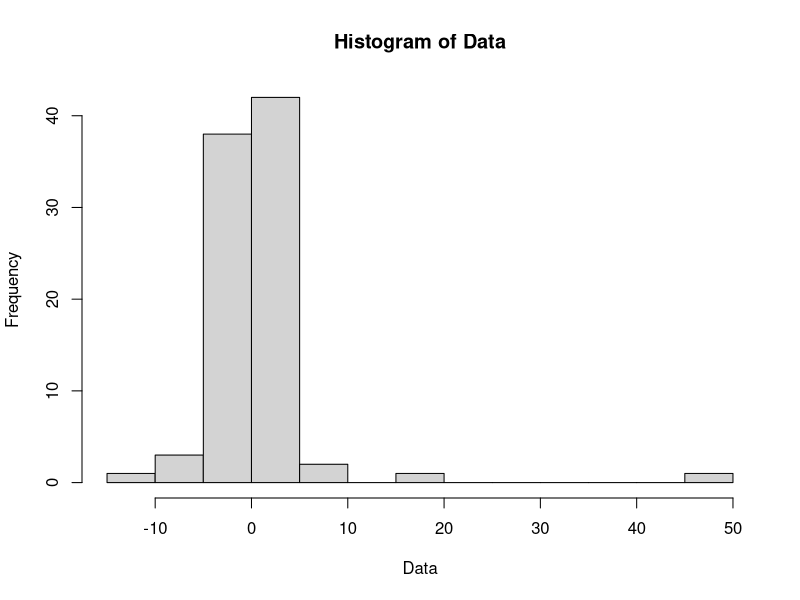
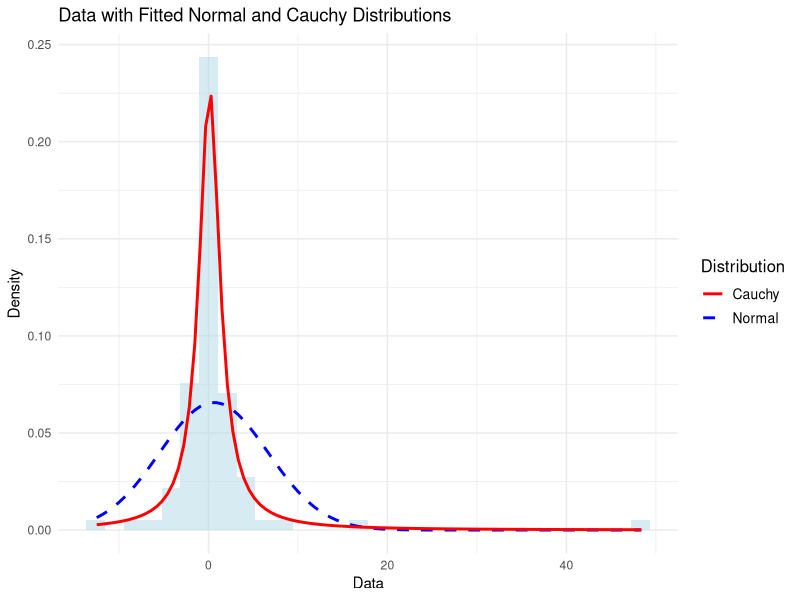
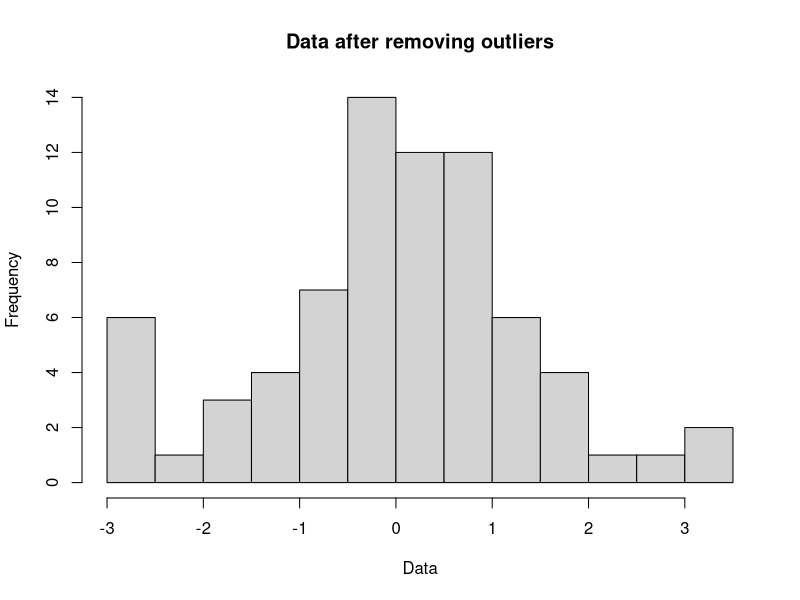
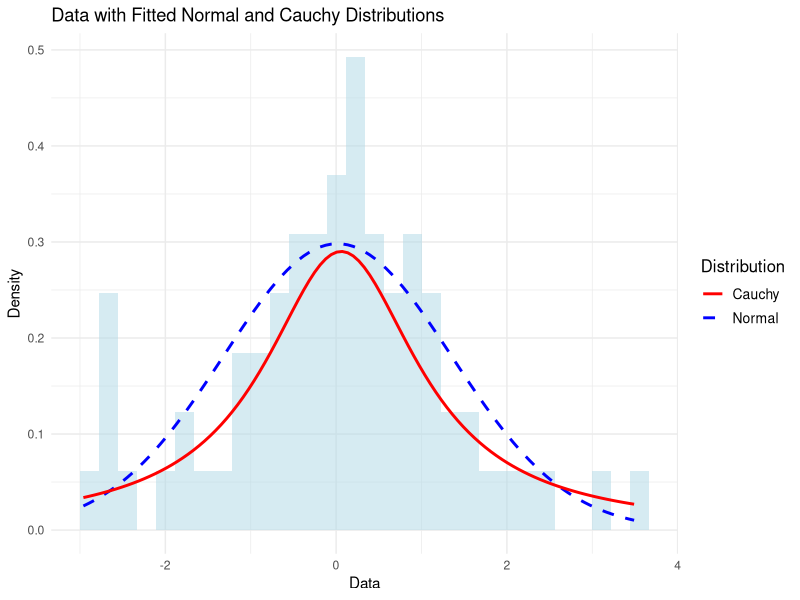

These figures' R source, in order:
## ---- chunk 1
# Setting X
X <- c(-0.48, -0.17, 0, 0.74, 0.9, -3.72, -0.39, -3.62,
       -2.54, 2.17, -2.02, -0.15, 0.53, -1.1, 0.16, -0.91,
       0.88, -0.03, 1.66, -12.49, -2.66, 0.53, -0.68, -3.8,
       4.07, 3.49, -0.46, 3.71, -1.12, 0.06, 1.81, 3.84,
       0.83, -0.23, 0.31, -0.21, -1.52, 0.44, 0.56, 0.32,
       1.91, 0.93, -0.36, -0.57, -2.96, -6.35, 1.28, -1.13,
       0.33, 0.8, 7.83, -1.78, -0.64, -2.6, 0.29, 3.13,
       -1.36, 1.2, -8.12, 0.75, 0.21, 1.44, 0, 48.37, -0.81,
       -5.03, 2.51, 0.04, -2.65, 0.37, -1.85, 6.98, 0.32,
       -0.76, -0.34, -0.26, 0.54, 1.09, 1.17, 1.62, 3.7, 16.54,
       -0.03, -0.79, 0.75, 0.33, -2.74, 1.08)

# Summary of X
summary(X)

# Checking outliers
hist(X, main = "Histogram of Data", xlab = "Data", breaks = 20)
## ---- chunk 2
# Monte Carlo Integration
compute_marginal_likelihood <- function(X, model, n_samples = 10000) {
  if (model == "normal") {
    # Using narrower prior for mu and half-normal prior for sigma
    mu_samples <- rnorm(n_samples, 0, 0.5)
    sigma_samples <- abs(rnorm(n_samples, 0, 0.5))  
    log_likelihoods <- sapply(1:n_samples, function(i) {
      # Log-likelihood for normal
      sum(dnorm(X, mean = mu_samples[i], sd = sigma_samples[i], log = TRUE))  
    })
  } else if (model == "cauchy") {
    # Using normal prior for location and gamma prior for scale
    x0_samples <- rnorm(n_samples, 0, 1)
    gamma_samples <- rgamma(n_samples, 2, 1)
    log_likelihoods <- sapply(1:n_samples, function(i) {
      # Log-likelihood for cauchy
      sum(dcauchy(X, location = x0_samples[i], scale = gamma_samples[i], log = TRUE))  
    })
  } else {
    stop("Invalid model specified!")
  }
  # Using exp to return marginal likelihood
  return(mean(exp(log_likelihoods)))  
}

# Computing marginal likelihoods for normal and cauchy
normal_marginal_likelihood <- compute_marginal_likelihood(X, model = "normal")
cauchy_marginal_likelihood <- compute_marginal_likelihood(X, model = "cauchy")
## ---- chunk 3
# Computing Bayes factor
bayes_factor <- normal_marginal_likelihood / cauchy_marginal_likelihood
cat("Bayes Factor (Normal / Cauchy):", bayes_factor, "\n")
## ---- chunk 4
library(knitr)
bayes_factor_summary <- data.frame(
  Model = c("Normal", "Cauchy"),
  MarginalLikelihood = c(normal_marginal_likelihood, cauchy_marginal_likelihood),
  BayesFactor = c(bayes_factor, 1 / bayes_factor),
  Interpretation = c(
    ifelse(bayes_factor > 1, "Stronger evidence for Normal", "Weaker evidence for Normal"),
    ifelse(bayes_factor < 1, "Stronger evidence for Cauchy", "Weaker evidence for Cauchy")
  )
)

# Printing summary
kable(bayes_factor_summary, digits = 5, caption = "Summary of Bayes Factor Results")
## ---- chunk 5
library(ggplot2)
ggplot(data.frame(X), aes(x = X)) +
  geom_histogram(aes(y = after_stat(density)), bins = 30, fill = "lightblue", alpha = 0.5) +
  stat_function(fun = dnorm, args = list(mean = mean(X), sd = sd(X)), aes(color = "Normal"), linewidth = 1, linetype = "dashed") +
  stat_function(fun = dcauchy, args = list(location = median(X), scale = mad(X)), aes(color = "Cauchy"), linewidth = 1) +
  labs(title = "Data with Fitted Normal and Cauchy Distributions",
       x = "Data",
       y = "Density") +
  scale_color_manual(name = "Distribution", values = c("Normal" = "blue", "Cauchy" = "red")) +
  theme_minimal() +
  theme(legend.title = element_text(size = 12), legend.text = element_text(size = 10))
## ---- chunk 6
library(knitr)
library(ggplot2)
X <- c(-0.48, -0.17, 0, 0.74, 0.9, -3.72, -0.39, -3.62,
       -2.54, 2.17, -2.02, -0.15, 0.53, -1.1, 0.16, -0.91,
       0.88, -0.03, 1.66, -12.49, -2.66, 0.53, -0.68, -3.8,
       4.07, 3.49, -0.46, 3.71, -1.12, 0.06, 1.81, 3.84,
       0.83, -0.23, 0.31, -0.21, -1.52, 0.44, 0.56, 0.32,
       1.91, 0.93, -0.36, -0.57, -2.96, -6.35, 1.28, -1.13,
       0.33, 0.8, 7.83, -1.78, -0.64, -2.6, 0.29, 3.13,
       -1.36, 1.2, -8.12, 0.75, 0.21, 1.44, 0, 48.37, -0.81,
       -5.03, 2.51, 0.04, -2.65, 0.37, -1.85, 6.98, 0.32,
       -0.76, -0.34, -0.26, 0.54, 1.09, 1.17, 1.62, 3.7, 16.54,
       -0.03, -0.79, 0.75, 0.33, -2.74, 1.08)

# Removing outliers using IQR method
remove_outliers_iqr <- function(X) {
  # First Quartile
  Q1 <- quantile(X, 0.25)  
  # Third Quartile
  Q3 <- quantile(X, 0.75)
  # Interquartile Range
  IQR <- Q3 - Q1  
  # Setting lower bound for outliers
  lower_bound <- Q1 - 1.5 * IQR  
  # Setting upper bound for outliers
  upper_bound <- Q3 + 1.5 * IQR  
  
  # Filtering from outliers
  X <- X[X >= lower_bound & X <= upper_bound]
  
  return(X)
}

X <- remove_outliers_iqr(X)
summary(X)
hist(X, main = "Data after removing outliers", xlab = "Data", breaks = 20)

# Computing marginal likelihood 
compute_marginal_likelihood <- function(X, model, n_samples = 10000) {
  if (model == "normal") {
    mu_samples <- rnorm(n_samples, 0, 1)
    sigma_samples <- rgamma(n_samples, 2, 1)
    log_likelihoods <- sapply(1:n_samples, function(i) {
      sum(dnorm(X, mean = mu_samples[i], sd = sigma_samples[i], log = TRUE))
    })
  } else if (model == "cauchy") {
    x0_samples <- rnorm(n_samples, 0, 1)
    gamma_samples <- rgamma(n_samples, 2, 1)
    log_likelihoods <- sapply(1:n_samples, function(i) {
      sum(dcauchy(X, location = x0_samples[i], scale = gamma_samples[i], log = TRUE))  
    })
  } else {
    stop("Invalid model specified!")
  }
  return(mean(log_likelihoods)) 
}

# Marginal likelihoods for normal and cauchy Models
normal_marginal_likelihood <- compute_marginal_likelihood(X, model = "normal")
cauchy_marginal_likelihood <- compute_marginal_likelihood(X, model = "cauchy")

# Calculating Bayes factor
bayes_factor <- exp(normal_marginal_likelihood - cauchy_marginal_likelihood)
cat("Bayes Factor (Normal / Cauchy):", bayes_factor, "\n")

# Finding and printing summary of Bayes factor result
bayes_factor_summary <- data.frame(
  Model = c("Normal", "Cauchy"),
  MarginalLikelihood = c(normal_marginal_likelihood, cauchy_marginal_likelihood),
  BayesFactor = c(bayes_factor, 1 / bayes_factor),
  Interpretation = c(
    ifelse(bayes_factor > 1, "Stronger evidence for Normal", "Weaker evidence for Normal"),
    ifelse(bayes_factor < 1, "Stronger evidence for Cauchy", "Weaker evidence for Cauchy")
  )
)
kable(bayes_factor_summary, digits = 5, caption = "Summary of Bayes Factor Results")

ggplot(data.frame(X), aes(x = X)) +
  geom_histogram(aes(y = after_stat(density)), bins = 30, fill = "lightblue", alpha = 0.5) +
  stat_function(fun = dnorm, args = list(mean = mean(X), sd = sd(X)), aes(color = "Normal"), linewidth = 1, linetype = "dashed") +
  stat_function(fun = dcauchy, args = list(location = median(X), scale = mad(X)), aes(color = "Cauchy"), linewidth = 1) +
  labs(title = "Data with Fitted Normal and Cauchy Distributions",
       x = "Data",
       y = "Density") +
  scale_color_manual(name = "Distribution", values = c("Normal" = "blue", "Cauchy" = "red")) +
  theme_minimal() +
  theme(legend.title = element_text(size = 12), legend.text = element_text(size = 10))

